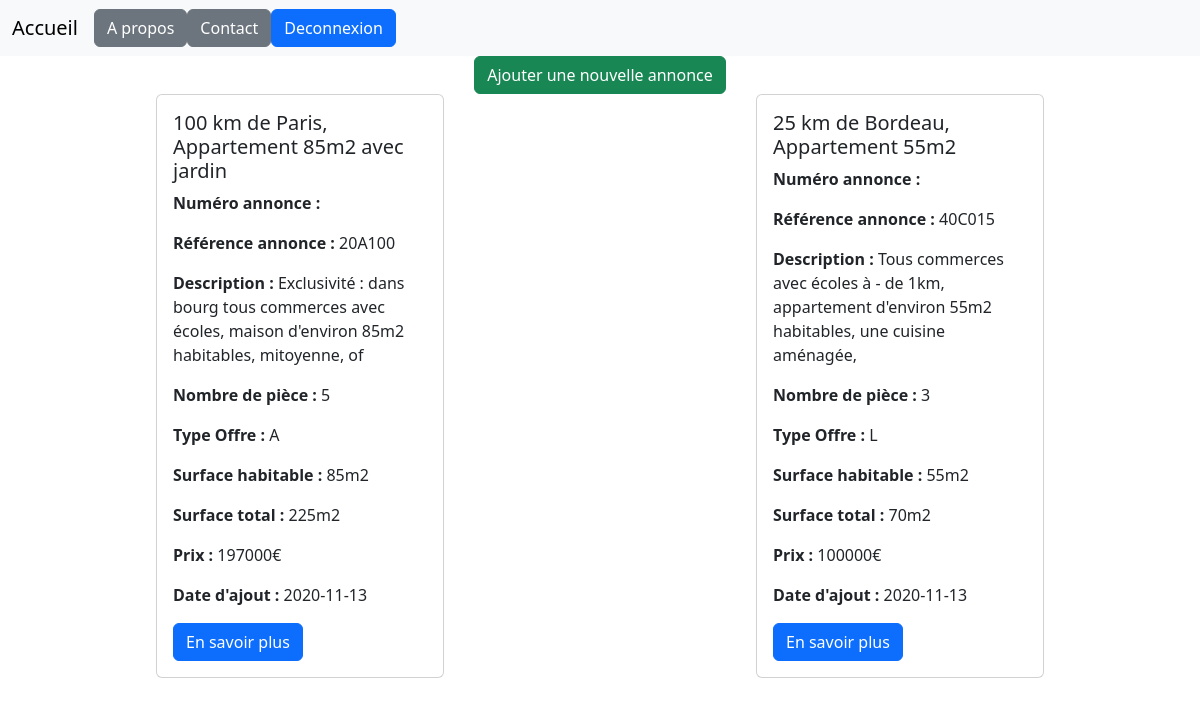
Before: /app/index.php (signed in) with the older database file.
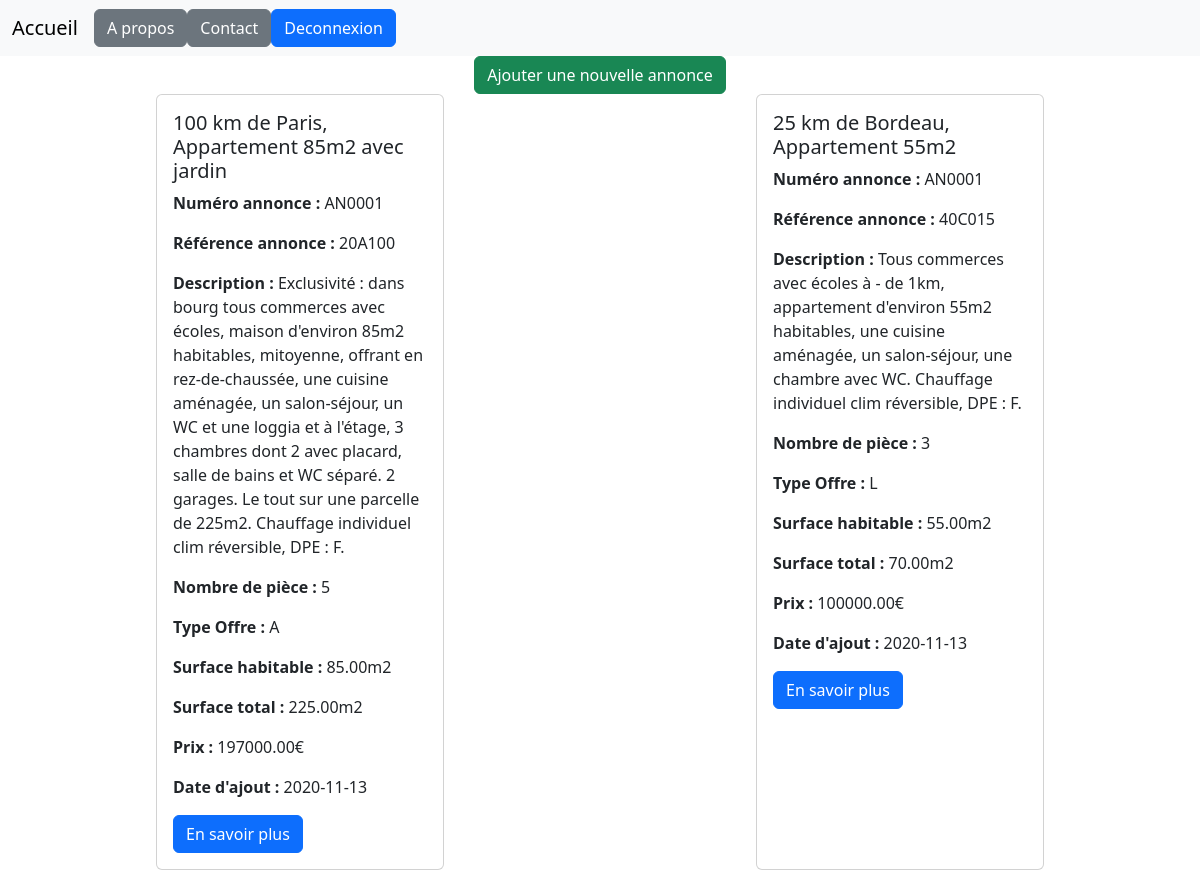
After: the same page with the newer database file.
### tables this page shows
CREATE TABLE waz_annonces(
   an_id INT AUTO_INCREMENT,
   an_numero VARCHAR(50)  NOT NULL,
   an_pieces VARCHAR(50),
   an_vue INT NOT NULL,
   an_ref VARCHAR(10)  NOT NULL,
   an_titre VARCHAR(200)  NOT NULL,
   an_description VARCHAR(5000)  NOT NULL,
   an_local VARCHAR(100)  NOT NULL,
   an_surf_hab DECIMAL(15,2)  ,
   an_surf_tot DECIMAL(15,2)   NOT NULL,
   an_prix DECIMAL(15,2)   NOT NULL,
   an_d_ajout DATE NOT NULL,
   an_d_modif DATETIME,
   an_etat BOOLEAN NOT NULL,
   d_id INT NOT NULL,
   ut_id INT NOT NULL,
   tp_bn_id INT,
   tp_ofr_id INT NOT NULL,
   PRIMARY KEY(an_id),
   FOREIGN KEY(d_id) REFERENCES waz_diagnostic(d_id),
   FOREIGN KEY(ut_id) REFERENCES waz_utilisateurs(ut_id),
   FOREIGN KEY(tp_bn_id) REFERENCES waz_type_bien(tp_bn_id),
   FOREIGN KEY(tp_ofr_id) REFERENCES waz_type_offre(tp_ofr_id)
);

CREATE TABLE waz_type_offre(
   tp_ofr_id INT AUTO_INCREMENT,
   tp_ofr_libelle VARCHAR(1)  NOT NULL,
   PRIMARY KEY(tp_ofr_id)
);

### app/index.php (the view, shortened to what this page needs)
<?php include 'include/header.php';
$db = ConnexionBase();
if (isset($_SESSION['user_id'])) {
    $stmt = $db->prepare("SELECT * FROM waz_annonces wa
        JOIN waz_type_offre wto ON wa.tp_ofr_id = wto.tp_ofr_id
        GROUP BY wa.an_id;");
    $stmt->execute();
    $annonces = $stmt->fetchAll();
}
$isAdmin = isset($_SESSION['user_type']) && in_array($_SESSION['user_type'], ['Admin']);
?>
<?php if (isset($_SESSION['user_id'])): ?>
    <?php if ($isAdmin): ?>
        <section class="d-flex flex-row justify-content-center">
            <form action="ajouter.php" method="POST">
                <button type="submit" class="btn btn-success">Ajouter une nouvelle annonce</button>
            </form>
        </section>
    <?php endif ?>
    <section class="d-flex justify-content-around flex-wrap">
        <?php foreach ($annonces as $annonce): ?>
            <?php if ($annonce['an_etat'] == 1): ?>
                <div class="card" style="width: 18rem;">
                    <div class="card-body">
                        <h5 class="card-title"><?= $annonce['an_titre'] ?></h5>
                        <p><strong>Numéro annonce : </strong> <?= $annonce['an_numero'] ?></p>
                        <p><strong>Référence annonce : </strong> <?= $annonce['an_ref'] ?></p>
                        <p class="card-text"><strong>Description : </strong> <?= $annonce['an_description'] ?></p>
                        <p><strong>Nombre de pièce : </strong><?= $annonce['an_pieces'] ?></p>
                        <p class="card-text"><strong>Type Offre : </strong> <?= $annonce['tp_ofr_libelle'] ?></p>
                        <p><strong>Surface habitable : </strong><?= $annonce['an_surf_hab'] ?>m2</p>
                        <p><strong>Surface total : </strong><?= $annonce['an_surf_tot'] ?>m2</p>
                        <p class="card-text"><strong>Prix :</strong> <?= $annonce['an_prix'] ?>€</p>
                        <p class="card-text"><strong>Date d'ajout :</strong> <?= $annonce['an_d_ajout'] ?></p>
                        <form action="bien.php" method="POST">
                            <button type="submit" class="btn btn-primary">En savoir plus</button>
                        </form>
                    </div>
                </div>
            <?php endif ?>
        <?php endforeach ?>
    </section>
<?php endif ?>
<?php include 'include/footer.php'; ?>

### app/include/header.php (shortened to what this page needs)
<?php
function ConnexionBase()
{
    try {
        $connexion = new PDO(
            "mysql:host=localhost;dbname=afpa_wazaa_immo;charset=utf8mb4",
            'root',
            ''
        );
        $connexion->setAttribute(PDO::ATTR_ERRMODE, PDO::ERRMODE_EXCEPTION);
        return $connexion;
    } catch (Exception $e) {
        echo "Erreur : " . $e->getMessage() . "<br>";
        echo "N° : " . $e->getCode();
        die("Fin du script");
    }
}
$db = ConnexionBase();
$email = null;
if (isset($_SESSION['user_id'])) {
    $userId = $_SESSION['user_id'];
    $stmtUser = $db->prepare("SELECT * FROM waz_utilisateurs WHERE ut_id = :userId");
    $stmtUser->execute(['userId' => $userId]);
    $user = $stmtUser->fetch(PDO::FETCH_ASSOC);
    if ($user) {
        $email = $user['ut_email'];
    }
} else {
    $_SESSION['user_type'] = 'Invite';
    $_SESSION['user_id'] = null;
}
?>
<!DOCTYPE html>
<html lang="en">
<head>
    <link href="https://cdn.jsdelivr.net/npm/bootstrap@5.3.3/dist/css/bootstrap.min.css" rel="stylesheet">
</head>
<body>
    <nav class="navbar navbar-expand-lg bg-body-tertiary">
        <div class="container-fluid">
            <a class="navbar-brand" href="../app/index.php">Accueil</a>
            <div class="collapse navbar-collapse" id="navbarNav">
                <div class="d-flex justify-content-around">
                    <article>
                        <a href="./a_propos.php" class="btn btn-secondary">A propos</a>
                </article>
                    <article>
                        <a href="./contact.php" class="btn btn-secondary">Contact</a>
                </article>
                    <article class="d-flex justify-content-end">
                        <?php if ($email): ?>
                            <a class="btn btn-primary" aria-current="page" href="./login/deconnexion.php">Deconnexion</a>
                        <?php else: ?>
                            <a class="btn btn-primary" href="./login/connexion.php" class="">Connexion</a>
                            <a class="btn btn-primary" href="./login/inscription.php" class="">Inscription</a>
                        <?php endif ?>
                    </article>
                </div>
            </div>
        </div>
    </nav>

### app/include/footer.php (shortened to what this page needs)
</body>
</html>

Changed rows visible on the page:
changed waz_annonces "100 km de Paris, Appartement 85m2 avec jardin": an_numero (not shown) → "AN0001"; an_description "Exclusivité : dans bourg tous commerces avec écoles, maison d'environ 85m2 habitables, mitoyenne, of" → "…d'environ 85m2 habitables, mitoyenne, offrant en rez-de-chaussée, une cuisine aménagée, un salon-séjour, un WC et une loggia et à l'étage, 3 chambres dont 2 avec placard, salle de bains et WC séparé. 2 garages. Le tout sur une parcelle de 225m2. Chauffage individuel clim réversible, DPE : F."; an_surf_hab "85" → "85.00"; an_surf_tot "225" → "225.00"; an_prix "197000" → "197000.00"
changed waz_annonces "25 km de Bordeau, Appartement 55m2": an_numero (not shown) → "AN0001"; an_description "Tous commerces avec écoles à - de 1km, appartement d'environ 55m2 habitables, une cuisine aménagée," → "…habitables, une cuisine aménagée, un salon-séjour, une chambre avec WC. Chauffage individuel clim réversible, DPE : F."; an_surf_hab "55" → "55.00"; an_surf_tot "70" → "70.00"; an_prix "100000" → "100000.00"
